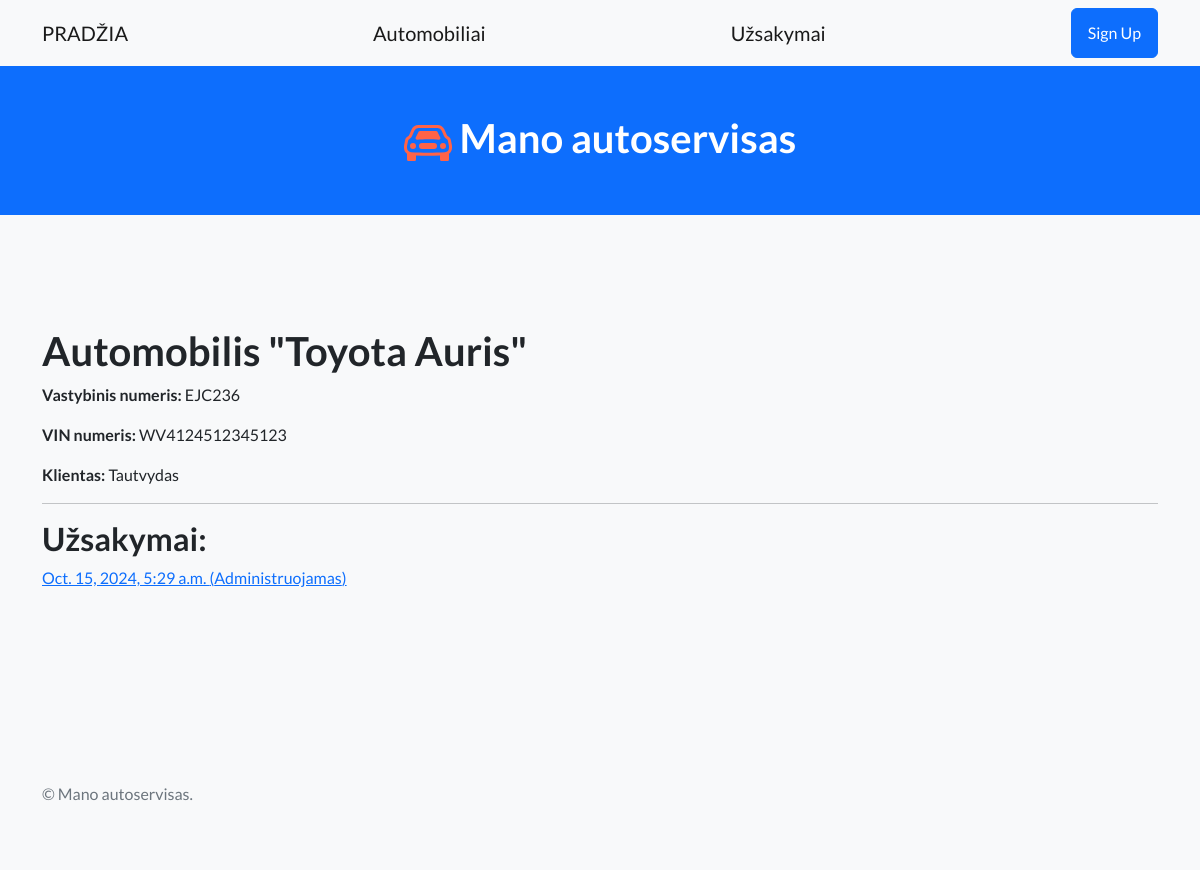
Page /cars/1 on the committed database.
### autoservice/models.py (models this page shows, shortened)
class Car(models.Model):
    plate = models.CharField(verbose_name="Valstybinis numeris", max_length=10)
    vin_code = models.CharField(verbose_name="VIN kodas", max_length=20)
    client_name = models.CharField(verbose_name="Klientas", max_length=50)
    car_model = models.ForeignKey(to="CarModel", verbose_name="Modelis", on_delete=models.SET_NULL, null=True,
                                  blank=True)
    class Meta:
        verbose_name = "Automobilis"
        verbose_name_plural = "Automobiliai"

class CarModel(models.Model):
    make = models.CharField(verbose_name="Gamintojas", max_length=50)
    model = models.CharField(verbose_name="Modelis", max_length=100)
    def __str__(self):
        return f"{self.make} {self.model}"
    class Meta:
        verbose_name = "Modelis"
        verbose_name_plural = "Modeliai"

class Order(models.Model):
    date = models.DateTimeField(verbose_name="Data", auto_now_add=True)
    car = models.ForeignKey(to="Car", verbose_name="Automobilis", on_delete=models.CASCADE, related_name="orders")
    CHOICES = [
        ("a", "Administruojamas"),
        ("v", "Vykdomas"),
        ("i", "Įvykdytas"),
        ("p", "Atmestas"),
    ]
    status = models.CharField(verbose_name="Būsena", max_length=1, choices=CHOICES, default="a")
    class Meta:
        verbose_name = "Užsakymas"
        verbose_name_plural = "Užsakymai"

### autoservice/views.py (the view)
# urls.py: path("cars/<int:car_id>", views.car, name="car"),
def car(request, car_id):
    return render(request, template_name="car.html", context={"car": Car.objects.get(pk=car_id)})

### autoservice/templates/car.html (shortened to what this page needs)
{% extends 'base.html' %}
{% block 'content' %}
<h1>Automobilis "{{ car.car_model }}"</h1>
<p><strong>Vastybinis numeris: </strong>{{ car.plate }}</p>
<p><strong>VIN numeris: </strong>{{ car.vin_code }}</p>
<p><strong>Klientas: </strong>{{ car.client_name }}</p>
<hr>
<h2>Užsakymai:</h2>
{% for order in car.orders.all %}
<a href="{% url 'order' order.pk %}"><p>{{ order.date }} ({{ order.get_status_display }})</p></a>
{% endfor %}
{% endblock %}

### rows in the picture
Car: car_model "Toyota Auris", plate "EJC236", vin_code "WV4124512345123", client_name "Tautvydas"
Order: date "Oct. 15, 2024, 5:29 a.m.", status "Administruojamas"
